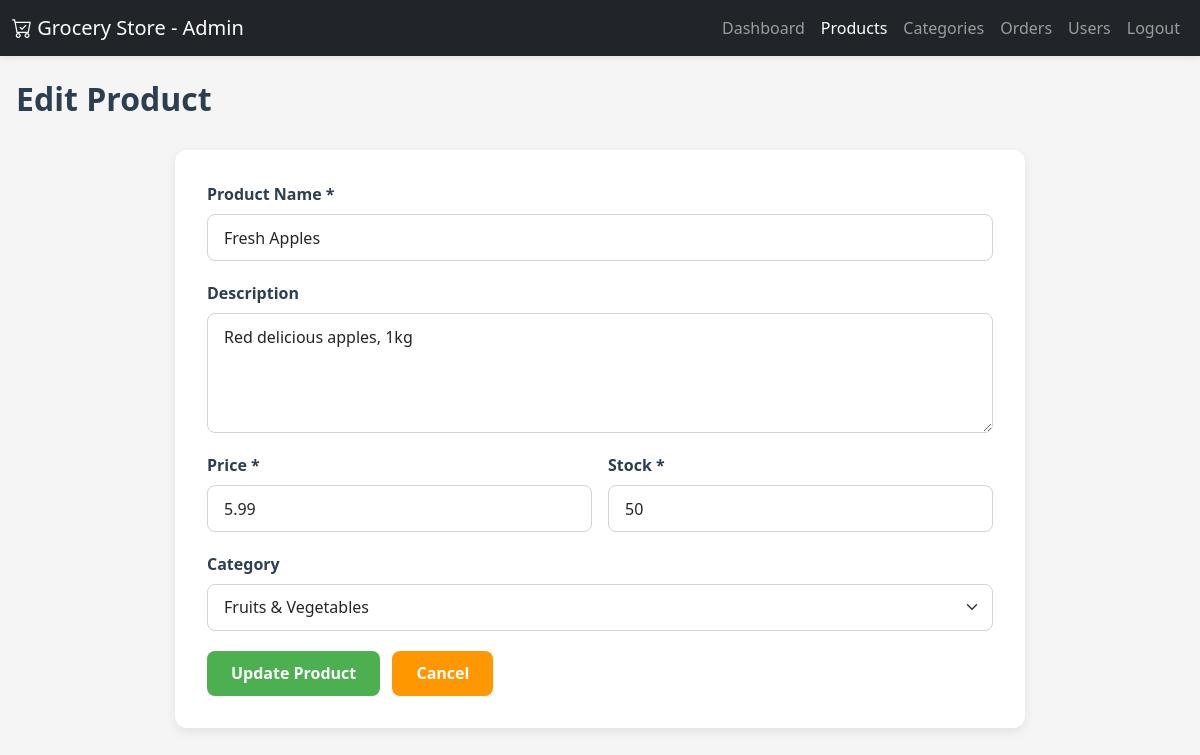
Page /admin/edit_product.php?id=1 (signed in) on the committed database.
### tables this page shows
CREATE TABLE IF NOT EXISTS products (
    id INT AUTO_INCREMENT PRIMARY KEY,
    name VARCHAR(200) NOT NULL,
    description TEXT,
    price DECIMAL(10, 2) NOT NULL,
    stock INT DEFAULT 0,
    category_id INT,
    image VARCHAR(255),
    created_at TIMESTAMP DEFAULT CURRENT_TIMESTAMP,
    FOREIGN KEY (category_id) REFERENCES categories(id) ON DELETE SET NULL
);

CREATE TABLE IF NOT EXISTS categories (
    id INT AUTO_INCREMENT PRIMARY KEY,
    name VARCHAR(100) NOT NULL,
    description TEXT,
    created_at TIMESTAMP DEFAULT CURRENT_TIMESTAMP
);

### admin/edit_product.php (the view, shortened to what this page needs)
<?php
$conn = getDBConnection();
$id = intval($_GET['id'] ?? 0);
$product_query = "SELECT * FROM products WHERE id = ?";
$stmt = $conn->prepare($product_query);
$stmt->bind_param("i", $id);
$stmt->execute();
$product = $stmt->get_result()->fetch_assoc();
$categories_query = "SELECT * FROM categories ORDER BY name";
$categories_result = $conn->query($categories_query);
?>
<!DOCTYPE html>
<html lang="en">
<head>
    <link href="https://cdn.jsdelivr.net/npm/bootstrap@5.3.0/dist/css/bootstrap.min.css" rel="stylesheet">
    <link rel="stylesheet" href="https://cdn.jsdelivr.net/npm/bootstrap-icons@1.10.0/font/bootstrap-icons.css">
    <link rel="stylesheet" href="../css/admin-edit-product.css">
</head>
<body>
    <nav class="navbar navbar-expand-lg navbar-dark bg-dark">
        <div class="container-fluid">
            <a class="navbar-brand" href="../index.php">
                <i class="bi bi-cart-check"></i> Grocery Store - Admin
            </a>
            <div class="collapse navbar-collapse" id="navbarNav">
                <ul class="navbar-nav ms-auto">
                    <li class="nav-item">
                        <a class="nav-link" href="dashboard.php">Dashboard</a>
                    </li>
                    <li class="nav-item">
                        <a class="nav-link active" href="products.php">Products</a>
                    </li>
                    <li class="nav-item">
                        <a class="nav-link" href="categories.php">Categories</a>
                    </li>
                    <li class="nav-item">
                        <a class="nav-link" href="orders.php">Orders</a>
                    </li>
                    <li class="nav-item">
                        <a class="nav-link" href="users.php">Users</a>
                    </li>
                    <li class="nav-item">
                        <a class="nav-link" href="../logout.php">Logout</a>
                    </li>
                </ul>
            </div>
        </div>
    </nav>
    <div class="container my-4">
        <h2 class="mb-4">Edit Product</h2>
        <div class="card">
            <div class="card-body">
                <form method="POST" action="">
                    <div class="mb-3">
                        <label for="name" class="form-label">Product Name *</label>
                        <input type="text" class="form-control" id="name" name="name" value="<?php echo htmlspecialchars($product['name']); ?>" required>
                    </div>
                    <div class="mb-3">
                        <label for="description" class="form-label">Description</label>
                        <textarea class="form-control" id="description" name="description" rows="3"><?php echo htmlspecialchars($product['description']); ?></textarea>
                    </div>
                    <div class="row">
                        <div class="col-md-6 mb-3">
                            <label for="price" class="form-label">Price *</label>
                            <input type="number" step="0.01" class="form-control" id="price" name="price" value="<?php echo $product['price']; ?>" required min="0.01">
                        </div>
                        <div class="col-md-6 mb-3">
                            <label for="stock" class="form-label">Stock *</label>
                            <input type="number" class="form-control" id="stock" name="stock" value="<?php echo $product['stock']; ?>" required min="0">
                        </div>
                    </div>
                    <div class="mb-3">
                        <label for="category_id" class="form-label">Category</label>
                        <select class="form-select" id="category_id" name="category_id">
                            <?php
                            $categories_result->data_seek(0);
                            while ($category = $categories_result->fetch_assoc()):
                            ?>
                                <option value="<?php echo $category['id']; ?>" <?php echo $product['category_id'] == $category['id'] ? 'selected' : ''; ?>>
                                    <?php echo htmlspecialchars($category['name']); ?>
                                </option>
                            <?php endwhile; ?>
                        </select>
                    </div>
                    <button type="submit" class="btn btn-primary">Update Product</button>
                    <a href="products.php" class="btn btn-secondary">Cancel</a>
                </form>
            </div>
        </div>
    </div>
</body>
</html>

### css/admin-edit-product.css (style rules this page uses)
body { background-color: #f5f5f5; font-family: 'Segoe UI', Tahoma, Geneva, Verdana, sans-serif; color: #333333; }
.navbar { box-shadow: 0 2px 6px rgba(0,0,0,0.08); background-color: #4CAF50; color: #ffffff; }
.card { border: none; border-radius: 12px; box-shadow: 0 4px 12px rgba(0,0,0,0.08); max-width: 850px; margin: 2rem auto; background-color: #ffffff; }
.card-body { padding: 2rem; }
h2 { color: #2C3E50; font-weight: 700; margin-bottom: 1rem; }
.form-label { font-weight: 600; color: #2C3E50; margin-bottom: 0.5rem; }
.form-control, .form-select { border-radius: 8px; border: 1px solid #ced4da; padding: 0.65rem 1rem; transition: all 0.3s ease; }
textarea.form-control { resize: vertical; min-height: 120px; }
.btn { border-radius: 8px; font-weight: 600; padding: 0.65rem 1.5rem; transition: all 0.3s ease; margin-right: 0.5rem; cursor: pointer; }
.btn-primary { background-color: #4CAF50; border: none; color: #ffffff; }
.btn-secondary { background-color: #FF9800; border: none; color: #ffffff; }
.container { max-width: 1200px; padding: 0 1rem; }
.mb-3 { margin-bottom: 1.25rem !important; }
.row { margin-left: -0.5rem; margin-right: -0.5rem; }
.row > * { padding-left: 0.5rem; padding-right: 0.5rem; }

### rows in the picture
products: name "Fresh Apples", description "Red delicious apples, 1kg", price "5.99", stock "50", category_id "Fruits & Vegetables"
